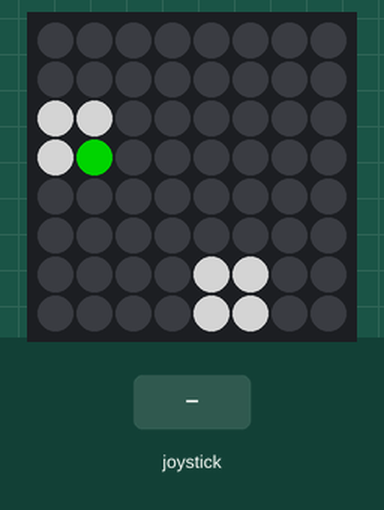
Recording of a program running on a simulated Raspberry Pi (BCM pin numbers) with a Sense HAT. Shown: the Sense HAT's 8×8 RGB LED matrix. The inputs (shaded band) are chosen by the test bench. Dim RGB values are drawn brighter than linear; random numbers come from a fixed seed; the interpreter's speed is modelled, so counts of loop turns are approximate.

Above: at 1.2 s.
1.3 s: joystick pushed up
At 2.4 s:
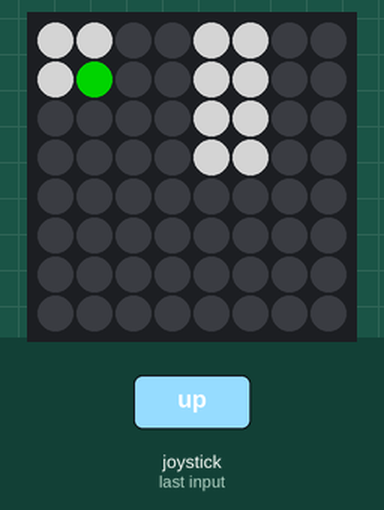
3.0 s: joystick pushed down
At 3.8 s:
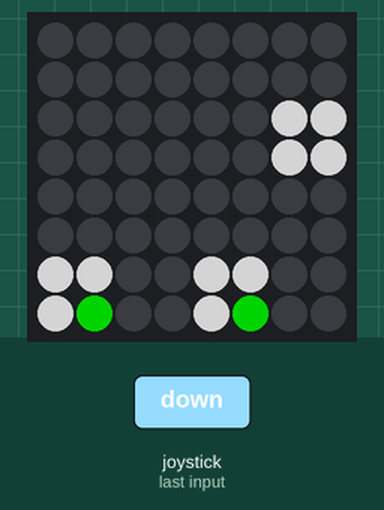
4.7 s: joystick pushed left
At 5.2 s:
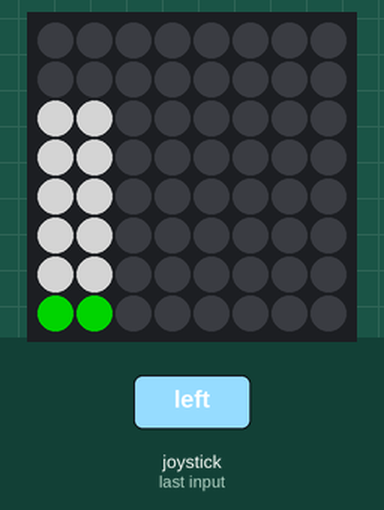
6.4 s: joystick pushed right
At 7.8 s:
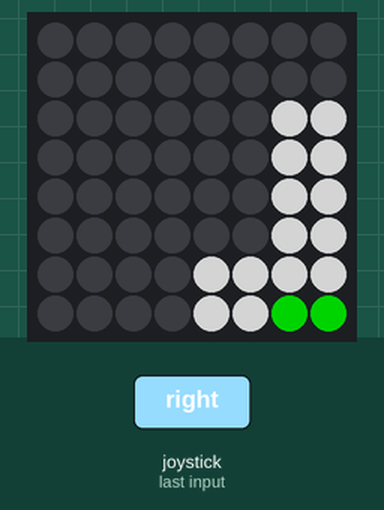
8.1 s: joystick clicked
At 9.1 s:
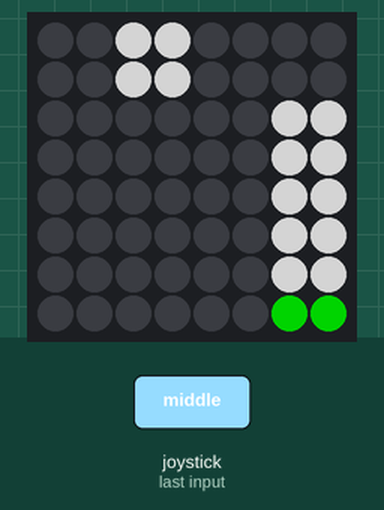
9.8 s: joystick pushed up
At 10.6 s:
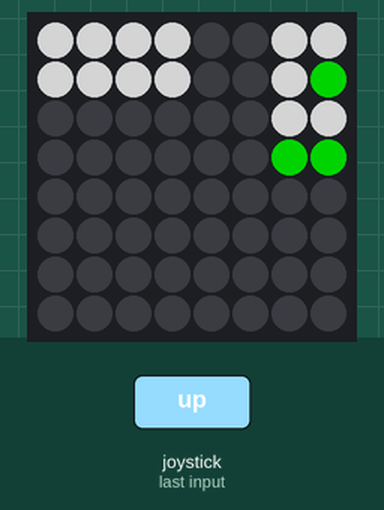
Timing chart, 0 to 12.5 s (numbered marks = the images above; inputs shaded):
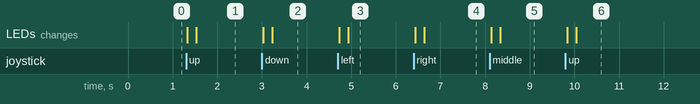

The program:

main.py
```python
# -*- coding: utf-8 -*-
"""
Created on Sun Jul  7 22:04:25 2019

@author: flodek (Volodymyr Shumara)
"""
from sense_hat import SenseHat
import time
import numpy as np
import draw as d
import board as b

hat = SenseHat()

init_board = [
    [0, 0, 0, 0],
    [0, 0, 0, 0],
    [0, 0, 0, 0],
    [0, 0, 0, 0]
]

board = b.add_new_number(init_board)
board = b.add_new_number(board)

hat.set_pixels(d.board2pixels(board))

while True:
    for event in hat.stick.get_events():
        if event.action == "pressed":
            if event.direction == "up":
                new_board = b.shift_up(board)
            elif event.direction == "down":
                new_board = b.shift_down(board)
            elif event.direction == "left":
                new_board = b.shift_left(board)
            elif event.direction == "right":
                new_board = b.shift_right(board)

            hat.set_pixels(d.board2pixels(new_board))
            time.sleep(0.2)

            if(b.get_num_ofempty(new_board) == 0):
                hat.show_message("Game Over")
                raise SystemExit(0)

            if(np.array_equal(new_board, board)):
                continue
            board = new_board

            board = b.add_new_number(board)

            hat.set_pixels(d.board2pixels(board))

    time.sleep(0.1)
```

draw.py
```python
# -*- coding: utf-8 -*-
"""
Created on Mon Jul  8 18:54:38 2019

@author: flodek (Volodymyr Shumara)
"""
import numpy as np

n = [0, 0, 0]
w = [128, 128, 128]
g = [0, 128, 0]
b = [0, 0, 128]
r = [128, 0, 0]

pixels = [
    n, n, n, n, n, n, n, n,
    n, n, n, n, n, n, n, n,
    n, n, n, n, n, n, n, n,
    n, n, n, n, n, n, n, n,
    n, n, n, n, n, n, n, n,
    n, n, n, n, n, n, n, n,
    n, n, n, n, n, n, n, n,
    n, n, n, n, n, n, n, n
]

num2pix = {
    0:[[n, n],
       [n, n]],
    2:[[w, w],
       [w, w]],
    4:[[w, w],
       [w, g]],
    8:[[w, w],
       [g, g]],
    16:[[g, w],
       [g, g]],
    32:[[g, g],
        [g, g]],
    64:[[w, w],
        [w, b]],
    128:[[w, w],
        [b, b]],
    256:[[b, w],
         [b, b]],
    512:[[b, b],
         [b, b]],
    1024:[[w, w],
         [w, r]],
    2048:[[w, w],
          [r, r]],
    4096:[[r, w],
          [r, r]],
    8192:[[r, r],
          [r, r]]
}

def board2pixels(board):
    pix = np.copy(pixels)

    for mr in range(4):
        for cr in range(2):
            for mc in range(4):
                for cc in range(2):
                    pix[mr * 16 + cr * 8 + mc * 2 + cc] = num2pix[board[mr][mc]][cr][cc]

    return pix
```

board.py
```python
# -*- coding: utf-8 -*-
"""
Created on Mon Jul  8 23:08:31 2019

@author: flodek (Volodymyr Shumara)
"""
import numpy as np
import random

def get_num_ofempty(board):
    return len(np.where(board == 0)[0])

def add_new_number(board):
    new_board = np.copy(board)
    empty = np.where(new_board == 0)
    empty_indexes = list(zip(empty[0], empty[1]))
    position = random.randrange(0, len(empty_indexes), 1)
    num = 2 if random.randrange(1, 11, 1) <= 9 else 4
    new_board[empty_indexes[position][0]][empty_indexes[position][1]] = num

    return new_board

def merge_line(line, directions='r'):
    line = line[np.nonzero(line)].tolist()
    j = 0
    while j < (len(line) - 1):
        if (line[j]==line[j+1]):
            line[j] *= 2
            del line[j+1]
        j += 1
    return [0] * (4 - len(line)) + line if directions=='r' else line + [0] * (4 - len(line))

def shift_right(matrix):
    res = np.copy(matrix)
    for i in range(4):
        res[i] = merge_line(res[i])
    return res

def shift_left(matrix):
    res = np.copy(matrix)
    for i in range(4):
        res[i] = merge_line(res[i], 'l')
    return res

def shift_down(matrix):
    res = np.copy(matrix)
    for i in range(4):
        res[:, i] = merge_line(res[:, i])
    return res

def shift_up(matrix):
    res = np.copy(matrix)
    for i in range(4):
        res[:, i] = merge_line(res[:, i], 'l')
    return res
```

Measured:
- after the input at 1.3 s, the LEDs: first change at once (image 1 shows a later state)
- after the input at 3.0 s, the LEDs: first change at once (image 2 shows a later state)
- after the input at 4.7 s, the LEDs: first change at once (image 3 shows a later state)
- after the input at 6.4 s, the LEDs: first change at once (image 4 shows a later state)
- after the input at 8.1 s, the LEDs: first change at once (image 5 shows a later state)
- after the input at 9.8 s, the LEDs: first change at once (image 6 shows a later state)
